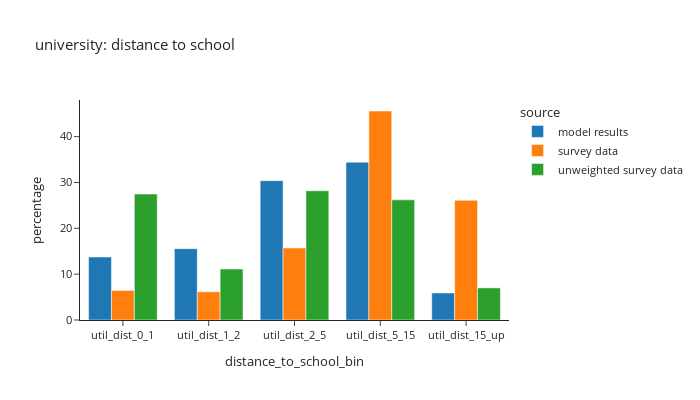
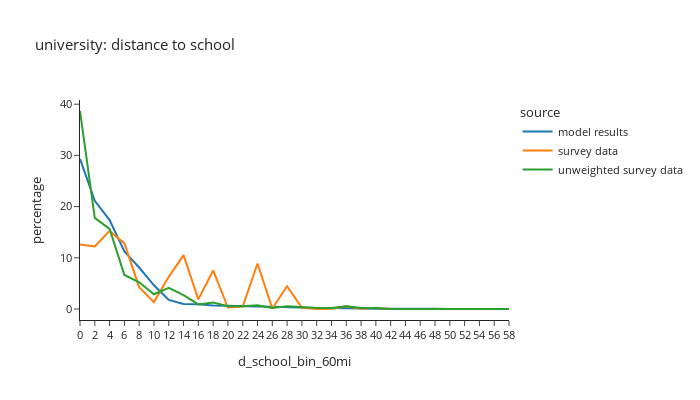

Notebook source saved alongside these figures, in order:
### Markdown cell above
### University

### Code cell
# distance to school: university
plot_distance(per_data,'is_university',"university: distance to school")

### Figure 1 — Plotly figure (JSON) as saved in the notebook; plotly's stock layout.template omitted (floating-point values rounded to 4 significant figures)
{"data": [{"alignmentgroup": "True", "hovertemplate": "source=model results<br>distance_to_school_bin=%{x}<br>percentage=%{y}<extra></extra>", "legendgroup": "model results", "marker": {"color": "#1F77B4", "pattern": {"shape": ""}}, "name": "model results", "offsetgroup": "model results", "orientation": "v", "showlegend": true, "textposition": "auto", "type": "bar", "x": ["util_dist_0_1", "util_dist_1_2", "util_dist_2_5", "util_dist_5_15", "util_dist_15_up"], "xaxis": "x", "y": [13.73, 15.56, 30.39, 34.42, 5.895], "yaxis": "y"}, {"alignmentgroup": "True", "hovertemplate": "source=survey data<br>distance_to_school_bin=%{x}<br>percentage=%{y}<extra></extra>", "legendgroup": "survey data", "marker": {"color": "#FF7F0E", "pattern": {"shape": ""}}, "name": "survey data", "offsetgroup": "survey data", "orientation": "v", "showlegend": true, "textposition": "auto", "type": "bar", "x": ["util_dist_0_1", "util_dist_1_2", "util_dist_2_5", "util_dist_5_15", "util_dist_15_up"], "xaxis": "x", "y": [6.446, 6.144, 15.71, 45.59, 26.11], "yaxis": "y"}, {"alignmentgroup": "True", "hovertemplate": "source=unweighted survey data<br>distance_to_school_bin=%{x}<br>percentage=%{y}<extra></extra>", "legendgroup": "unweighted survey data", "marker": {"color": "#2CA02C", "pattern": {"shape": ""}}, "name": "unweighted survey data", "offsetgroup": "unweighted survey data", "orientation": "v", "showlegend": true, "textposition": "auto", "type": "bar", "x": ["util_dist_0_1", "util_dist_1_2", "util_dist_2_5", "util_dist_5_15", "util_dist_15_up"], "xaxis": "x", "y": [27.47, 11.13, 28.19, 26.21, 7.002], "yaxis": "y"}], "layout": {"barmode": "group", "font": {"size": 11}, "height": 400, "legend": {"title": {"text": "source"}, "tracegroupgap": 0}, "title": {"text": "university: distance to school"}, "width": 700, "xaxis": {"anchor": "y", "domain": [0.0, 1.0], "title": {"text": "distance_to_school_bin"}}, "yaxis": {"anchor": "x", "domain": [0.0, 1.0], "title": {"text": "percentage"}}}}

### Figure 2 — Plotly figure (JSON) as saved in the notebook; plotly's stock layout.template omitted (floating-point values rounded to 4 significant figures)
{"data": [{"hovertemplate": "source=model results<br>d_school_bin_60mi=%{x}<br>percentage=%{y}<extra></extra>", "legendgroup": "model results", "line": {"color": "#1F77B4", "dash": "solid"}, "marker": {"symbol": "circle"}, "mode": "lines", "name": "model results", "orientation": "v", "showlegend": true, "type": "scatter", "x": ["0", "2", "4", "6", "8", "10", "12", "14", "16", "18", "20", "22", "24", "26", "28", "30", "32", "34", "36", "38", "40", "42", "44", "46", "48", "50", "52", "54", "56", "58"], "xaxis": "x", "y": [29.3, 21.14, 17.36, 11.23, 8.106, 4.626, 1.765, 0.9836, 0.9138, 0.6844, 0.6483, 0.6358, 0.4849, 0.4276, 0.407, 0.2961, 0.2175, 0.1845, 0.111, 0.1128, 0.07106, 0.06171, 0.08727, 0.0374, 0.03428, 0.01808, 0.01995, 0.01496, 0.01371, 0.006857], "yaxis": "y"}, {"hovertemplate": "source=survey data<br>d_school_bin_60mi=%{x}<br>percentage=%{y}<extra></extra>", "legendgroup": "survey data", "line": {"color": "#FF7F0E", "dash": "solid"}, "marker": {"symbol": "circle"}, "mode": "lines", "name": "survey data", "orientation": "v", "showlegend": true, "type": "scatter", "x": ["0", "2", "4", "6", "8", "10", "12", "14", "16", "18", "20", "22", "24", "26", "28", "30", "32", "34", "36", "38", "40", "42", "44", "46", "48", "50", "52", "54", "56", "58"], "xaxis": "x", "y": [12.59, 12.23, 15.25, 12.81, 4.278, 1.342, 6.278, 10.53, 1.879, 7.525, 0.2934, 0.4568, 8.889, 0.09903, 4.439, 0.2299, 0.01883, 0.04341, 0.546, 0.04066, 0.232, 0.0, 0.0, 0.0, 0.0, 0.0, 0.0, 0.0, 0.0, 0.0], "yaxis": "y"}, {"hovertemplate": "source=unweighted survey data<br>d_school_bin_60mi=%{x}<br>percentage=%{y}<extra></extra>", "legendgroup": "unweighted survey data", "line": {"color": "#2CA02C", "dash": "solid"}, "marker": {"symbol": "circle"}, "mode": "lines", "name": "unweighted survey data", "orientation": "v", "showlegend": true, "type": "scatter", "x": ["0", "2", "4", "6", "8", "10", "12", "14", "16", "18", "20", "22", "24", "26", "28", "30", "32", "34", "36", "38", "40", "42", "44", "46", "48", "50", "52", "54", "56", "58"], "xaxis": "x", "y": [38.67, 17.81, 15.65, 6.655, 5.216, 2.878, 4.137, 2.698, 0.8993, 1.259, 0.5396, 0.5396, 0.7194, 0.1799, 0.5396, 0.3597, 0.1799, 0.1799, 0.5396, 0.1799, 0.1799, 0.0, 0.0, 0.0, 0.0, 0.0, 0.0, 0.0, 0.0, 0.0], "yaxis": "y"}], "layout": {"font": {"size": 11}, "height": 400, "legend": {"title": {"text": "source"}, "tracegroupgap": 0}, "title": {"text": "university: distance to school"}, "width": 700, "xaxis": {"anchor": "y", "domain": [0.0, 1.0], "title": {"text": "d_school_bin_60mi"}}, "yaxis": {"anchor": "x", "domain": [0.0, 1.0], "title": {"text": "percentage"}}}}
